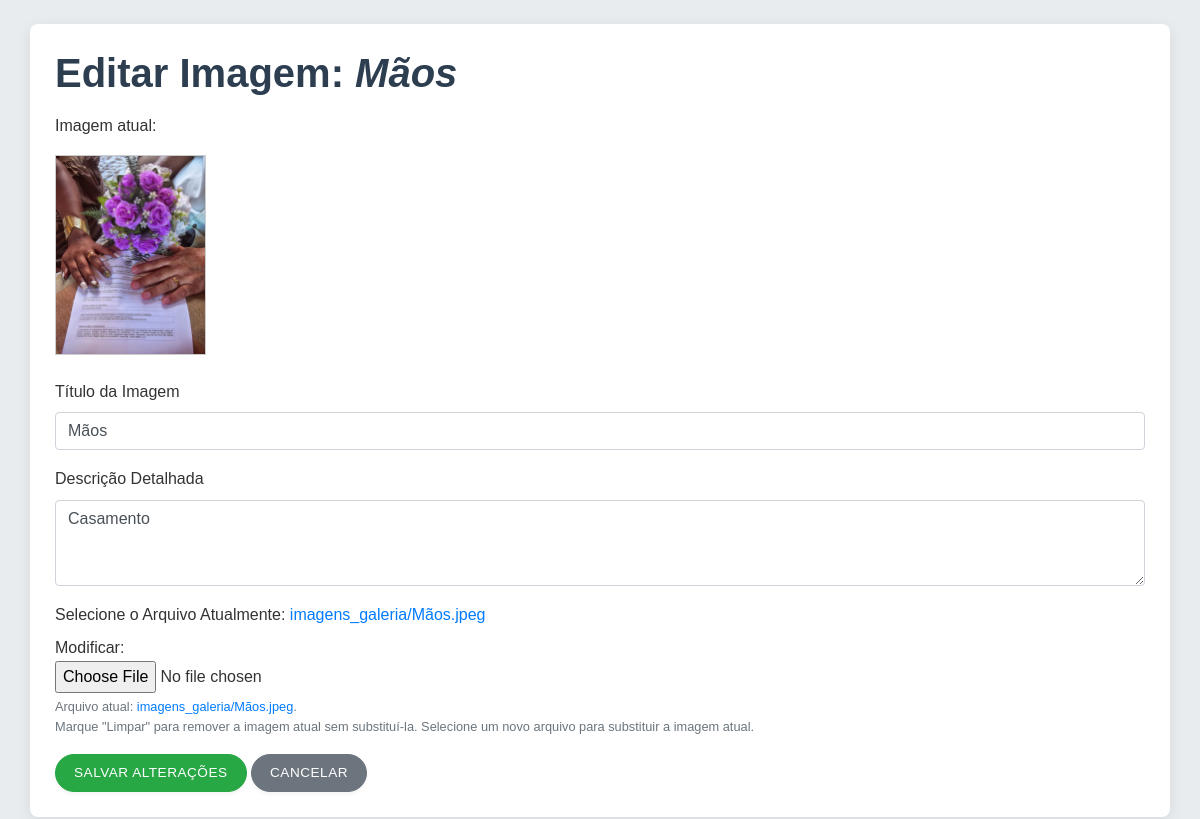
The page /editar/2/ on the database its author committed.
### galeria/models.py (models this page shows, shortened)
class Imagem(models.Model):
    titulo = models.CharField(max_length=100, verbose_name="Título")
    descricao = models.TextField(blank=True, null=True, verbose_name="Descrição")
    imagem = models.ImageField(upload_to='imagens_galeria/', verbose_name="Arquivo da Imagem")
    data_upload = models.DateTimeField(default=timezone.now, verbose_name="Data de Upload")
    class Meta:
        verbose_name = "Imagem"
        verbose_name_plural = "Imagens"
        ordering = ['-data_upload'] # Ordenar da mais recente para a mais antiga

### galeria/views.py (the view)
# urls.py: path('editar/<int:id_imagem>/', views.editar_imagem, name='editar_imagem'),
def editar_imagem(request, id_imagem):
    imagem_obj = get_object_or_404(Imagem, pk=id_imagem)
    if request.method == 'POST':
        form = ImagemForm(request.POST, request.FILES, instance=imagem_obj)
        if form.is_valid():
            form.save() # Salva as alterações no objeto imagem_obj
            messages.success(request, f'Imagem "{imagem_obj.titulo}" atualizada com sucesso!')
            return redirect('listar_imagens')
        else:
            messages.error(request, 'Erro ao atualizar a imagem. Verifique os dados.')
    else:
        form = ImagemForm(instance=imagem_obj)
    contexto = {
        'form': form,
        'imagem_obj': imagem_obj # Para exibir informações da imagem no template (ex: título atual)
    }
    return render(request, 'galeria/editar_imagem.html', contexto)

### galeria/forms.py
class ImagemForm(forms.ModelForm):
    class Meta:
        model = Imagem
        fields = '__all__'
        exclude = ['data_upload']
        widgets = {
            'titulo': forms.TextInput(attrs={'class': 'form-control', 'placeholder': 'Dê um título para a imagem'}),
            'descricao': forms.Textarea(attrs={'class': 'form-control', 'rows': 3, 'placeholder': 'Descreva a imagem (opcional)'}),
            'imagem': forms.ClearableFileInput(attrs={'class': 'form-control-file'}),
        }
        labels = {
            'titulo': 'Título da Imagem',
            'descricao': 'Descrição Detalhada',
            'imagem': 'Selecione o Arquivo',
        }
        help_texts = {
            'imagem': 'Formatos suportados: JPG, PNG, GIF, etc.',
        }

### galeria/templates/galeria/editar_imagem.html (shortened to what this page needs)
{% extends "base.html" %}
{% block conteudo %}
<h1>Editar Imagem: <em>{{ imagem_obj.titulo }}</em></h1>
{% if imagem_obj.imagem %}
<div class="my-3">
    <p>Imagem atual:</p>
    <img src="{{ imagem_obj.imagem.url }}" alt="Imagem atual de {{ imagem_obj.titulo }}" style="max-width: 300px; max-height: 200px; border: 1px solid #ccc;">
</div>
{% endif %}
<form method="POST" enctype="multipart/form-data" class="mt-4">
    {% for field in form %}
        <div class="form-group">
            <label for="{{ field.id_for_label }}">{{ field.label }}</label>
            {{ field }}
            {% if field.id_for_label == form.imagem.id_for_label and imagem_obj.imagem %}
                <small class="form-text text-muted">
                    Arquivo atual: <a href="{{ imagem_obj.imagem.url }}" target="_blank">{{ imagem_obj.imagem.name }}</a>.
                    <br>Marque "Limpar" para remover a imagem atual sem substituí-la.
                    Selecione um novo arquivo para substituir a imagem atual.
                </small>
            {% elif field.help_text %}
                <small class="form-text text-muted">{{ field.help_text }}</small>
            {% endif %}
        </div>
    {% endfor %}
    <button type="submit" class="btn btn-success">Salvar Alterações</button>
    <a href="{% url 'listar_imagens' %}" class="btn btn-secondary">Cancelar</a>
</form>
{% endblock %}

### static/css/estilo.css (style rules this page uses)
body { font-family: 'Arial', sans-serif; background-color: #e9ecef; color: #333; line-height: 1.6; }
h1, h2, h3, h4, h5, h6 { color: #2c3e50; font-weight: bold; }
.btn { border-radius: 20px; padding: 8px 18px; font-weight: 500; transition: all 0.25s ease-in-out; letter-spacing: 0.5px; text-transform: uppercase; font-size: 0.85rem; box-shadow: 0 2px 4px rgba(0,0,0,0.05); }

### rows shown on the page
Imagem: titulo "Mãos", imagem (picture), form "Mãos" "Casamento", imagem.name "imagens_galeria/Mãos.jpeg"

### other values the page prints
{{ field.label }} "Título da Imagem" "Descrição Detalhada" "Selecione o Arquivo"
